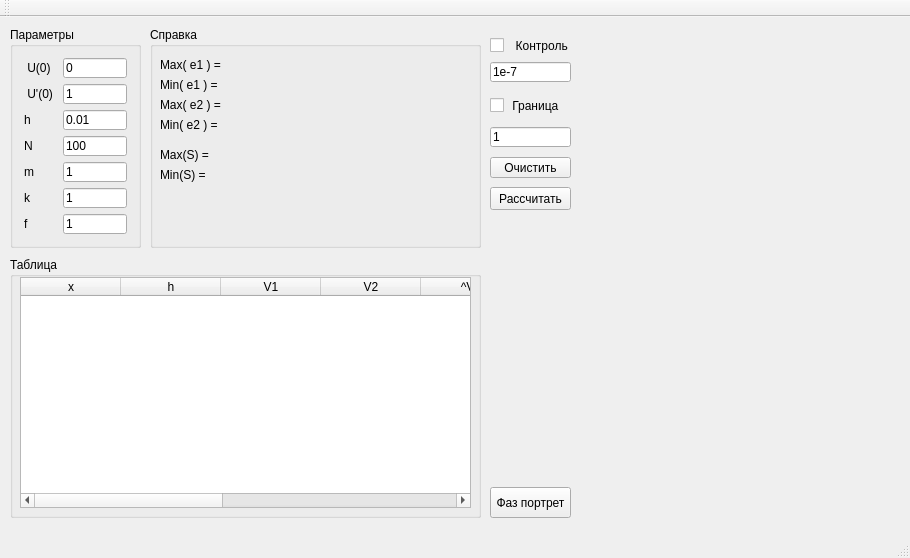
<?xml version="1.0" encoding="UTF-8"?>
<ui version="4.0">
 <class>MainWindow</class>
 <widget class="QMainWindow" name="MainWindow">
  <property name="geometry">
   <rect>
    <x>0</x>
    <y>0</y>
    <width>910</width>
    <height>558</height>
   </rect>
  </property>
  <property name="windowTitle">
   <string>MainWindow</string>
  </property>
  <widget class="QWidget" name="centralWidget">
   <widget class="QGroupBox" name="groupBox">
    <property name="geometry">
     <rect>
      <x>150</x>
      <y>10</y>
      <width>331</width>
      <height>221</height>
     </rect>
    </property>
    <property name="title">
     <string>Справка</string>
    </property>
    <widget class="QLabel" name="label_maxe1">
     <property name="geometry">
      <rect>
       <x>10</x>
       <y>30</y>
       <width>311</width>
       <height>16</height>
      </rect>
     </property>
     <property name="text">
      <string>Max( e1 ) = </string>
     </property>
    </widget>
    <widget class="QLabel" name="label_mine1">
     <property name="geometry">
      <rect>
       <x>10</x>
       <y>50</y>
       <width>311</width>
       <height>16</height>
      </rect>
     </property>
     <property name="text">
      <string>Min( e1 ) =</string>
     </property>
    </widget>
    <widget class="QLabel" name="label_maxe2">
     <property name="geometry">
      <rect>
       <x>10</x>
       <y>70</y>
       <width>311</width>
       <height>16</height>
      </rect>
     </property>
     <property name="text">
      <string>Max( e2 ) = </string>
     </property>
    </widget>
    <widget class="QLabel" name="label_mine2">
     <property name="geometry">
      <rect>
       <x>10</x>
       <y>90</y>
       <width>311</width>
       <height>16</height>
      </rect>
     </property>
     <property name="text">
      <string>Min( e2 ) =</string>
     </property>
    </widget>
    <widget class="QLabel" name="label_maxS">
     <property name="geometry">
      <rect>
       <x>10</x>
       <y>120</y>
       <width>301</width>
       <height>16</height>
      </rect>
     </property>
     <property name="text">
      <string>Max(S) =</string>
     </property>
    </widget>
    <widget class="QLabel" name="label_minS">
     <property name="geometry">
      <rect>
       <x>10</x>
       <y>140</y>
       <width>311</width>
       <height>16</height>
      </rect>
     </property>
     <property name="text">
      <string>Min(S) =</string>
     </property>
    </widget>
   </widget>
   <widget class="QGroupBox" name="groupBox_2">
    <property name="geometry">
     <rect>
      <x>10</x>
      <y>10</y>
      <width>131</width>
      <height>221</height>
     </rect>
    </property>
    <property name="title">
     <string>Параметры</string>
    </property>
    <layout class="QGridLayout" name="gridLayout">
     <item row="6" column="2">
      <widget class="QLineEdit" name="lineEdit_f">
       <property name="text">
        <string>1</string>
       </property>
      </widget>
     </item>
     <item row="5" column="2">
      <widget class="QLineEdit" name="lineEdit_k">
       <property name="text">
        <string>1</string>
       </property>
      </widget>
     </item>
     <item row="2" column="0">
      <widget class="QLabel" name="label_6">
       <property name="text">
        <string>h</string>
       </property>
      </widget>
     </item>
     <item row="4" column="0">
      <widget class="QLabel" name="label_3">
       <property name="text">
        <string>m</string>
       </property>
      </widget>
     </item>
     <item row="5" column="0">
      <widget class="QLabel" name="label_4">
       <property name="text">
        <string>k</string>
       </property>
      </widget>
     </item>
     <item row="4" column="2">
      <widget class="QLineEdit" name="lineEdit_m">
       <property name="text">
        <string>1</string>
       </property>
      </widget>
     </item>
     <item row="1" column="0">
      <widget class="QLabel" name="label_2">
       <property name="text">
        <string> U'(0) </string>
       </property>
      </widget>
     </item>
     <item row="0" column="2">
      <widget class="QLineEdit" name="lineEdit_V1">
       <property name="text">
        <string>0</string>
       </property>
      </widget>
     </item>
     <item row="0" column="0">
      <widget class="QLabel" name="label">
       <property name="text">
        <string> U(0)</string>
       </property>
      </widget>
     </item>
     <item row="1" column="2">
      <widget class="QLineEdit" name="lineEdit_V2">
       <property name="text">
        <string>1</string>
       </property>
      </widget>
     </item>
     <item row="6" column="0">
      <widget class="QLabel" name="label_5">
       <property name="text">
        <string>f</string>
       </property>
      </widget>
     </item>
     <item row="2" column="2">
      <widget class="QLineEdit" name="lineEdit_h">
       <property name="text">
        <string>0.01</string>
       </property>
      </widget>
     </item>
     <item row="3" column="2">
      <widget class="QLineEdit" name="lineEdit_N">
       <property name="text">
        <string>100</string>
       </property>
      </widget>
     </item>
     <item row="3" column="0">
      <widget class="QLabel" name="label_7">
       <property name="text">
        <string>N</string>
       </property>
      </widget>
     </item>
    </layout>
   </widget>
   <widget class="QGroupBox" name="groupBox_3">
    <property name="geometry">
     <rect>
      <x>10</x>
      <y>240</y>
      <width>471</width>
      <height>261</height>
     </rect>
    </property>
    <property name="title">
     <string>Таблица</string>
    </property>
    <widget class="QTableWidget" name="tableWidget">
     <property name="geometry">
      <rect>
       <x>10</x>
       <y>20</y>
       <width>451</width>
       <height>231</height>
      </rect>
     </property>
     <column>
      <property name="text">
       <string>x</string>
      </property>
     </column>
     <column>
      <property name="text">
       <string>h</string>
      </property>
     </column>
     <column>
      <property name="text">
       <string>V1</string>
      </property>
     </column>
     <column>
      <property name="text">
       <string>V2</string>
      </property>
     </column>
     <column>
      <property name="text">
       <string>^V1</string>
      </property>
     </column>
     <column>
      <property name="text">
       <string>^V2</string>
      </property>
     </column>
     <column>
      <property name="text">
       <string>e1</string>
      </property>
     </column>
     <column>
      <property name="text">
       <string>e2</string>
      </property>
     </column>
     <column>
      <property name="text">
       <string>S</string>
      </property>
     </column>
    </widget>
   </widget>
   <widget class="QPushButton" name="pushButton_Enter">
    <property name="geometry">
     <rect>
      <x>490</x>
      <y>170</y>
      <width>81</width>
      <height>23</height>
     </rect>
    </property>
    <property name="text">
     <string>Рассчитать</string>
    </property>
   </widget>
   <widget class="QCustomPlot" name="graph" native="true">
    <property name="geometry">
     <rect>
      <x>580</x>
      <y>10</y>
      <width>311</width>
      <height>221</height>
     </rect>
    </property>
   </widget>
   <widget class="QCustomPlot" name="graphPortret" native="true">
    <property name="geometry">
     <rect>
      <x>580</x>
      <y>250</y>
      <width>311</width>
      <height>251</height>
     </rect>
    </property>
   </widget>
   <widget class="QPushButton" name="pushButton_Clear">
    <property name="geometry">
     <rect>
      <x>490</x>
      <y>140</y>
      <width>81</width>
      <height>21</height>
     </rect>
    </property>
    <property name="text">
     <string>Очистить</string>
    </property>
   </widget>
   <widget class="QPushButton" name="pushButton_Portret">
    <property name="geometry">
     <rect>
      <x>490</x>
      <y>470</y>
      <width>81</width>
      <height>31</height>
     </rect>
    </property>
    <property name="text">
     <string>Фаз портрет</string>
    </property>
   </widget>
   <widget class="QCheckBox" name="checkBox_Control">
    <property name="geometry">
     <rect>
      <x>490</x>
      <y>20</y>
      <width>81</width>
      <height>17</height>
     </rect>
    </property>
    <property name="text">
     <string>  Контроль</string>
    </property>
   </widget>
   <widget class="QCheckBox" name="checkBox_End">
    <property name="geometry">
     <rect>
      <x>490</x>
      <y>80</y>
      <width>70</width>
      <height>17</height>
     </rect>
    </property>
    <property name="text">
     <string> Граница</string>
    </property>
   </widget>
   <widget class="QLineEdit" name="lineEdit_X">
    <property name="geometry">
     <rect>
      <x>490</x>
      <y>110</y>
      <width>81</width>
      <height>20</height>
     </rect>
    </property>
    <property name="text">
     <string>1</string>
    </property>
   </widget>
   <widget class="QLineEdit" name="lineEdit_Eb">
    <property name="geometry">
     <rect>
      <x>490</x>
      <y>45</y>
      <width>81</width>
      <height>20</height>
     </rect>
    </property>
    <property name="text">
     <string>1e-7</string>
    </property>
   </widget>
  </widget>
  <widget class="QToolBar" name="mainToolBar">
   <attribute name="toolBarArea">
    <enum>TopToolBarArea</enum>
   </attribute>
   <attribute name="toolBarBreak">
    <bool>false</bool>
   </attribute>
  </widget>
  <widget class="QStatusBar" name="statusBar"/>
  <widget class="QMenuBar" name="menuBar">
   <property name="geometry">
    <rect>
     <x>0</x>
     <y>0</y>
     <width>910</width>
     <height>21</height>
    </rect>
   </property>
  </widget>
 </widget>
 <layoutdefault spacing="6" margin="11"/>
 <customwidgets>
  <customwidget>
   <class>QCustomPlot</class>
   <extends>QWidget</extends>
   <header location="global">qcustomplot.h</header>
   <container>1</container>
  </customwidget>
 </customwidgets>
 <resources/>
 <connections/>
</ui>
